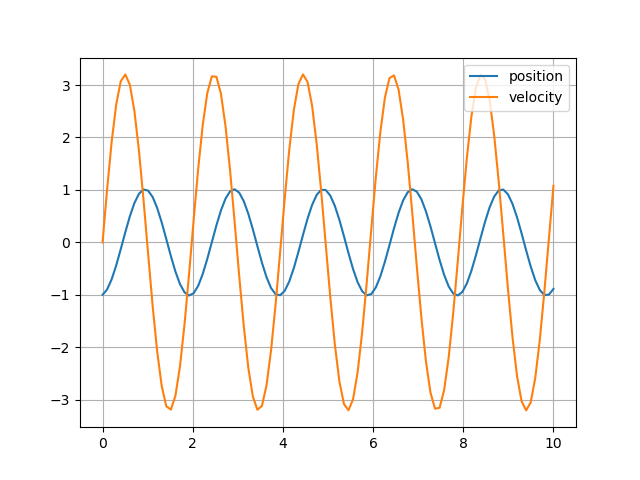

Recreate this plot in Python.
import numpy as np

time = np.linspace(0,10,100)
x = [-1.0]  # x0 = -1.0 meter
v = [ 0.0]  # v0 = 0 meter/sec
m = 0.5 # kg
k = 5   # N/m

# calculate to use leapfrog method
for i in range(len(time)-1):

    dt = time[i+1] - time[i]
    a  = - k/m * x[i]    # calculate the accelerate
    v_ = v[i] + a*dt/2   # calculate v[i+1/2]
    v.append( v_ + a*dt/2 ) # calculate the velocity
    x.append( x[i] + v[i+1]*dt )  # calculate the new position

import matplotlib.pyplot as plt
plt.plot(time,x,'-',time,v,'-')
plt.legend(['position','velocity'])
plt.grid()
#plt.savefig('HW7_2b')
plt.show()

